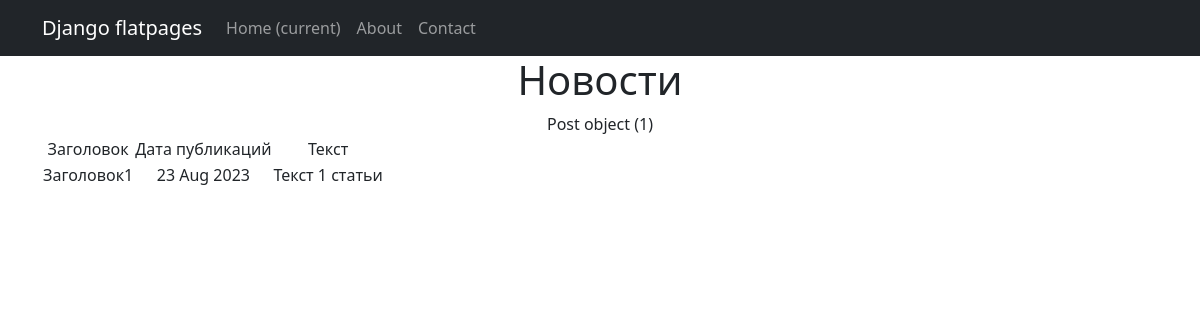
The page /news/1/ on the database as committed earlier.
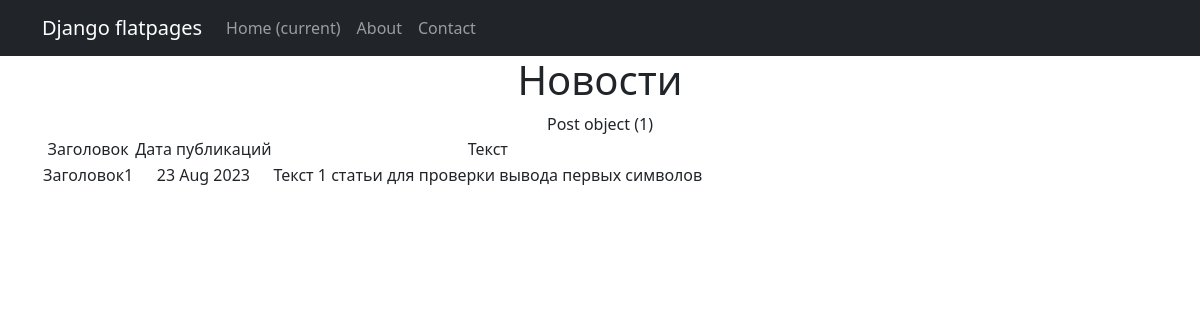
The same page on the database as committed later.
### news/models.py (models this page shows, shortened)
class Post(models.Model):
    ARTICLE = 'AT'
    NEWS = 'NW'
    CHOICE = [(ARTICLE, 'Статья'), (NEWS, 'Новость')]
    author = models.ForeignKey(Author, on_delete=models.CASCADE)
    choice = models.CharField(max_length=2, choices=CHOICE,default=NEWS)
    data = models.DateField(auto_now_add=True)
    category = models.ManyToManyField(Category, through='PostCategory')
    header = models.CharField(max_length=64,)
    post_text = models.TextField(default='text')
    post_rating = models.IntegerField(default=0)

### news/views.py (the view)
# urls.py: path('<int:pk>/', PostDetail.as_view(),name='post_detail'),
class PostDetail(DetailView):
    model = Post
    template_name = 'post.html'
    context_object_name = 'post'

### news/templatetags/custom_filters.py (called while the page is built)
@register.filter()
def censor(value):
    if not isinstance(value, str):
        raise ValueError('Фильтр только для строк')
    words = value.split()
    for i, word in enumerate(words):
        if word[1:].islower():
            pass
        else:
            words[i] = word[0] + '*' * len(word[1:])
    return ' '.join(words)

### templates/post.html (shortened to what this page needs)
{% extends 'flatpages/default.html' %}
{% load custom_filters %}
{% block content %}
   <h1>Новости</h1>
       <table>
           <tr>
               <td>Заголовок</td>
               <td>Дата публикаций</td>
               <td>Текст</td>
           </tr>
           <tr>
               <td>{{ post.header }}</td>
               <td>{{ post.data|date:'d M Y' }}</td>
               <td>{{ post.post_text|censor }}</td>
           </tr>
       </table>
{% endblock content %}

Rows that differ between the two databases and show on the page:
changed Post "Заголовок1": post_text|censor "Текст 1 статьи" → "Текст 1 статьи для проверки вывода первых символов"
